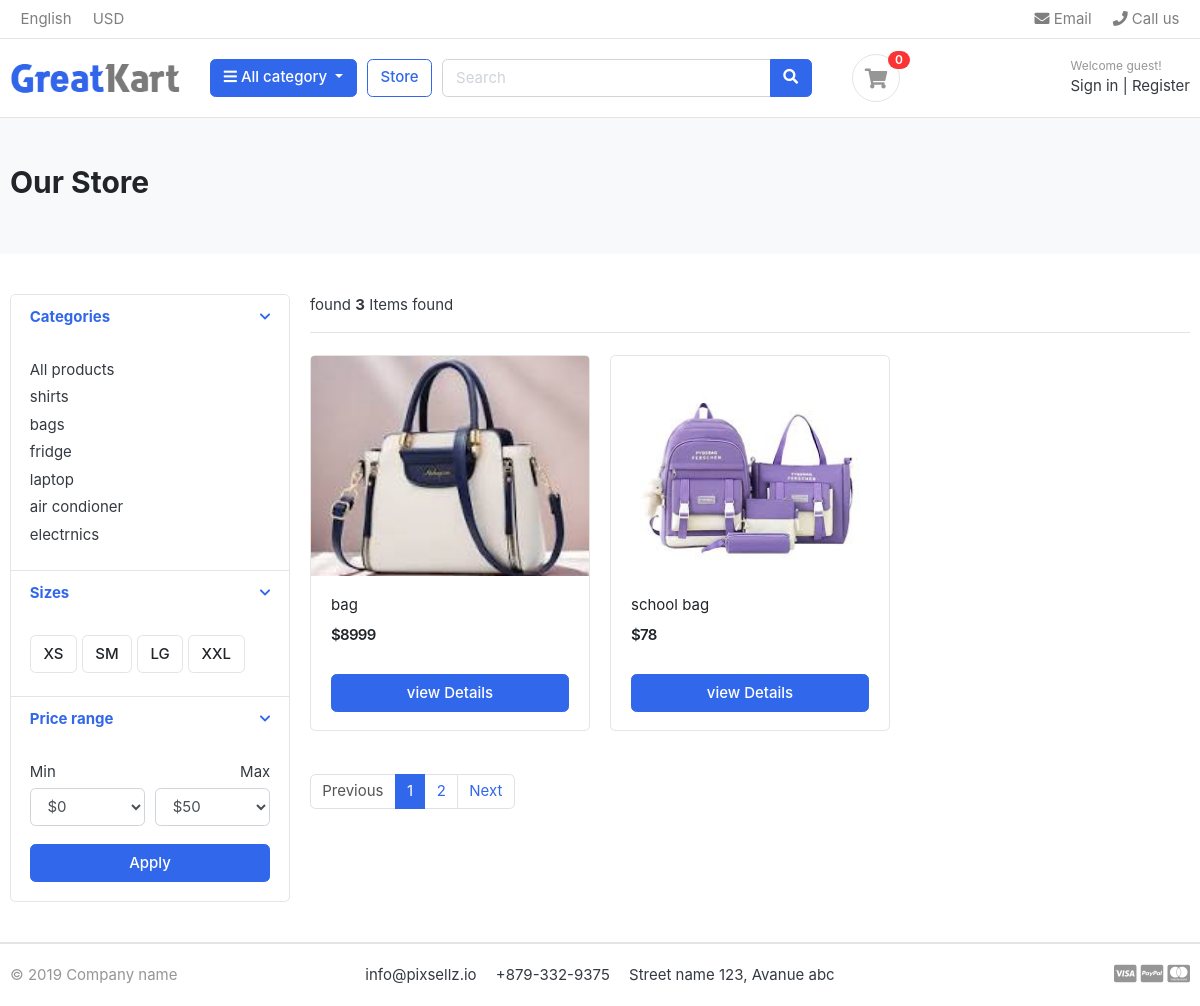
The page /store/category/bags/ on the database its author committed.
### category/models.py (models this page shows, shortened)
class Category(models.Model):
    category_name=models.CharField(max_length=50,unique=True)
    slug=models.SlugField(max_length=100,unique=True)
    description=models.TextField(max_length=250,blank=True)
    cat_image=models.ImageField(upload_to='categories',blank=True)
    class Meta:
        verbose_name='category'
        verbose_name_plural='categories' # without this the in a admin panel its name is the categorys 's'
    def get_url(self):
        return reverse('products_by_category',args=[self.slug])

### store/models.py (models this page shows, shortened)
class Product(models.Model):
    product_name=models.CharField(max_length=200,unique=True)
    slug=models.SlugField(max_length=255,unique=True)
    description=models.TextField(max_length=500,blank=True)
    price=models.IntegerField()
    image=models.ImageField(upload_to='products')
    stock=models.IntegerField()
    is_available=models.BooleanField(default=True)
    category=models.ForeignKey(Category,on_delete=models.CASCADE)
    created_date=models.DateTimeField(auto_now_add=True)
    modified_date=models.DateTimeField(auto_now_add=True)
    def get_url(self):
        return reverse('product_detail',args=[self.category.slug,self.slug]) # self.slug means that product slug

### store/views.py (the view)
# urls.py: path('store/', include('store.urls')),
def store(request, category_slug=None):
    categories = None
    products = None
    if category_slug is not None:
        categories = get_object_or_404(Category, slug=category_slug)
        products = Product.objects.filter(category=categories, is_available=True)# only shows that products that is the available
        paginator=Paginator(products,2)
        page=request.GET.get('page') # page=2
        paged_products=paginator.get_page(page)
        product_count = products.count() # this is used to count the the how many products are in a browser
    else:
        products = Product.objects.filter(is_available=True).order_by('id')
        paginator=Paginator(products,4)
        page=request.GET.get('page') # page=2
        paged_products=paginator.get_page(page)
        product_count = products.count()
    context = {
        'products': paged_products,
        'product_count': product_count,
    }
    return render(request, 'store.html', context)

### carts/context_processor.py (called while the page is built)
def counter(request):
    cart_count=0
    if 'admin' in request.path:
        return{}
    else:
        try:
            cart=Cart.objects.filter(cart_id=_cart_id(request))
            cart_items=CartItem.objects.all().filter(cart=cart[:1])
            for cart_item in cart_items:
                cart_count+=cart_item.quantity
        except Cart.DoesNotExist:
            cart_count=0
    return dict(cart_count=cart_count)

### carts/views.py (called while the page is built)
def _cart_id(request):  # _private function
    cart = request.session.session_key
    if not cart:
        cart = request.session.create()
    return cart

### category/context_processor.py (called while the page is built)
def menu_links(request):
    links=Category.objects.all()
    return dict(links=links)

### store/templates/store.html (shortened to what this page needs)
{% extends 'base.html' %}
{% load static %}
{% block content %}
<section class="section-pagetop bg">
<div class="container">
	{% if 'search' in request.path %}
	<h2 class="title-page">Search Result</h2>
	{% else %}
	<h2 class="title-page">Our Store</h2>
	{% endif %}
</div>
</section>
<section class="section-content padding-y">
<div class="container">
<div class="row">
	<aside class="col-md-3">
<div class="card">
	<article class="filter-group">
		<header class="card-header">
			<a href="#" data-toggle="collapse" data-target="#collapse_1" aria-expanded="true" class="">
				<i class="icon-control fa fa-chevron-down"></i>
				<h6 class="title">Categories</h6>
			</a>
		</header>
		<div class="filter-content collapse show" id="collapse_1" style="">
			<div class="card-body">
				<ul class="list-menu">
				<li><a href="{% url 'store'%}">All products </a></li>
				{% for category in links %}
				<li><a href="{{category.get_url}}">{{category.category_name}}</a></li>
				{% endfor %}
				</ul>
			</div>
		</div>
	</article>
	<article class="filter-group">
		<header class="card-header">
			<a href="#" data-toggle="collapse" data-target="#collapse_4" aria-expanded="true" class="">
				<i class="icon-control fa fa-chevron-down"></i>
				<h6 class="title">Sizes </h6>
			</a>
		</header>
		<div class="filter-content collapse show" id="collapse_4" style="">
			<div class="card-body">
			  <label class="checkbox-btn">
			    <span class="btn btn-light"> XS </span>
			  </label>
			  <label class="checkbox-btn">
			    <span class="btn btn-light"> SM </span>
			  </label>
			  <label class="checkbox-btn">
			    <span class="btn btn-light"> LG </span>
			  </label>
			  <label class="checkbox-btn">
			    <span class="btn btn-light"> XXL </span>
			  </label>
		</div>
		</div>
	</article>
	<article class="filter-group">
		<header class="card-header">
			<a href="#" data-toggle="collapse" data-target="#collapse_3" aria-expanded="true" class="">
				<i class="icon-control fa fa-chevron-down"></i>
				<h6 class="title">Price range </h6>
			</a>
		</header>
		<div class="filter-content collapse show" id="collapse_3" style="">
			<div class="card-body">
				<div class="form-row">
				<div class="form-group col-md-6">
				  <label>Min</label>
				  	<select class="mr-2 form-control">
						<option value="0">$0</option>
					</select>
				</div>
				<div class="form-group text-right col-md-6">
				  <label>Max</label>
				  	<select class="mr-2 form-control">
						<option value="50">$50</option>
					</select>
				</div>
				</div>
				<button class="btn btn-block btn-primary">Apply</button>
			</div>
		</div>
	</article>
</div>
	</aside>
	<main class="col-md-9">
<header class="border-bottom mb-4 pb-3">
		<div class="form-inline">
			<span class="mr-md-auto">found <b>{{product_count}}</b> Items found </span>
		</div>
</header>
<div class="row">
	{% if products %}
	{% for product in products %}
	<div class="col-md-4">
		<figure class="card card-product-grid">
			<div class="img-wrap">
				<a href="{{ product.get_url }}">
                <img src="{{ product.image.url }}" alt="{{ product.product_name }}">
                </a>
			</div>
			<figcaption class="info-wrap">
				<div class="fix-height">
					<a href="{{product.get_url}}" class="title">{{product.product_name}}</a>
					<div class="price-wrap mt-2">
						<span class="price">${{product.price}}</span>
					</div>
				</div>
				<a href="{{product.get_url}}" class="btn btn-block btn-primary">view Details </a>
			</figcaption>
		</figure>
	</div>
	{% endfor %}
	{% else %}
	<div>
		<h2>NO result found.please try again</h2>
	</div>
	{% endif %}
</div>
<nav class="mt-4" aria-label="Page navigation sample">
	{% if products.has_other_pages %}
  <ul class="pagination">
	{% if products.has_previous %}
    <li class="page-item "><a class="page-link" href="?page={{products.previous_page_number}}">Previous</a></li>
    {% else %}
	<li class="page-item disabled"><a class="page-link" href="#">Previous</a></li>
	{% endif %}
    {% for i in products.paginator.page_range %}
	{% if products.number == i %}
    <li class="page-item active"><a class="page-link" href="#">{{i}}</a></li>
	{% else %}
	<li class="page-item "><a class="page-link" href="?page={{i}}">{{i}}</a></li>
    {% endif %}
	{% endfor %}
	{% if products.has_next %}
    <li class="page-item"><a class="page-link" href="?page={{products.next_page_number}}">Next</a></li>
	{% else %}
	 <li class="page-item disabled "><a class="page-link" href="#">Next</a></li>
	 {% endif %}
  </ul>
  {% endif %}
</nav>
	</main>
</div>
</div>
</section>
{% endblock %}

### store/static/css/ui.css (style rules this page uses)
html { font-family: "Inter", sans-serif; font-size: 15px; }
.img-wrap { text-align: center; display: block; }
.img-wrap img { max-width: 100%; }
.price-wrap { letter-spacing: -0.7px; }
.padding-y { padding-top: 40px; padding-bottom: 40px; }
figure { margin-bottom: 0; }
article:after, .form-group:after { display: block; clear: both; content: ""; }
.bg { background-color: #f8f9fa; }
.title-page { color: #212529; }
.btn-light { background-color: #fff; border-color: #e4e4e4; }
[class*=list-] li:after { visibility: hidden; display: block; content: ""; overflow: hidden; height: 0; clear: both; }
.list-menu { list-style: none; margin: 0; padding-left: 0; }
.list-menu li { margin-bottom: 5px; }
.list-menu a { color: #343a40; }
[class*=card-product] a.title { color: #212529; display: block; }
[class*=card-product] .img-wrap { overflow: hidden; position: relative; }
[class*=card-product] .img-wrap img { height: 100%; max-width: 100%; width: auto; display: inline-block; -o-object-fit: cover; object-fit: cover; }
.card-product-grid { margin-bottom: 20px; }
.card-product-grid .img-wrap { border-radius: 0.2rem 0.2rem 0 0; height: 220px; }
.card-product-grid .info-wrap { overflow: hidden; padding: 18px 20px; }
.card-product-grid .fix-height { height: 80px; overflow: hidden; }
.card .img-wrap { overflow: hidden; }
.price { font-weight: 600; color: #212529; }
.icon-control { margin-top: 5px; float: right; font-size: 80%; }
.card-header .title { margin-bottom: 0; line-height: 1.5; }
.filter-group { border-bottom: 1px solid #e4e4e4; }
.filter-group .card-header { border-bottom: 0; }
.filter-group:last-child { border-bottom: 0; }
.checkbox-btn { position: relative; }
.section-pagetop { padding: 45px 0; }

### rows shown on the page
Category: category_name "shirts"
Category: category_name "bags"
Category: category_name "fridge"
Category: category_name "laptop"
Category: category_name "air condioner"
Category: category_name "electrnics"
Product: image (picture), product_name "bag", price "8999"
Product: image (picture), product_name "school bag", price "78"

### other values the page prints
{{ cart_count }} "0"
{{ product_count }} "3"
{{ i }} "1"
{{ i }} "2"
